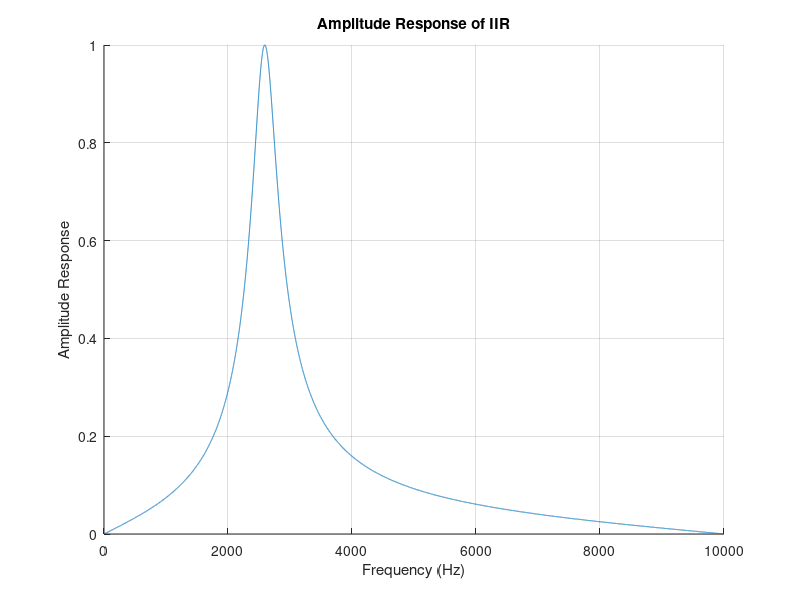
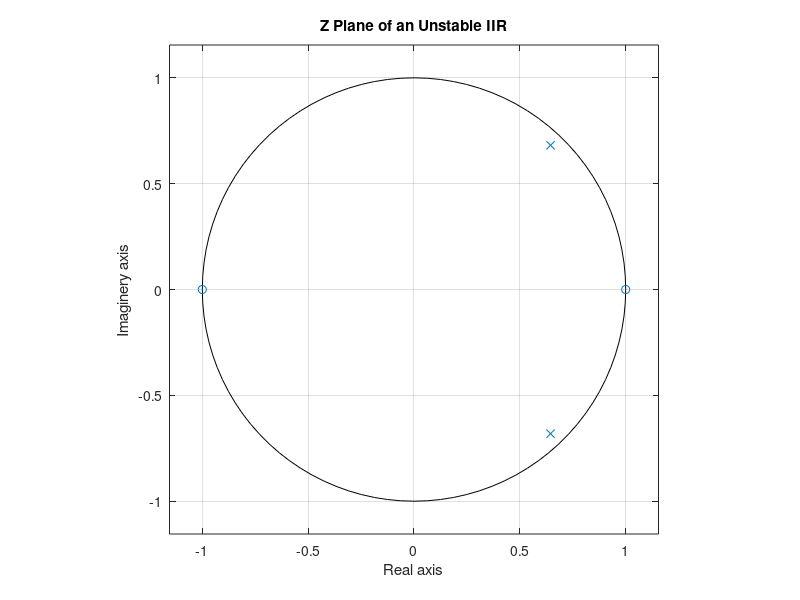

Recreate these plots in MATLAB, in order.
b = [0.06 0 -0.06];
a = [1 -1.29 0.88];
fs = 20000;
f = linspace(0, fs / 2, fs);

h = freqz(b, a, fs);
h = abs(h);

figure;
grid on;
hold on;
plot(f, h);
xlabel('Frequency (Hz)');
ylabel('Amplitude Response');
title('Amplitude Response of IIR');
hold off;

figure;
zplane(b, a);
xlabel('Real axis');
ylabel('Imaginery axis');
title('Z Plane of an Unstable IIR');
